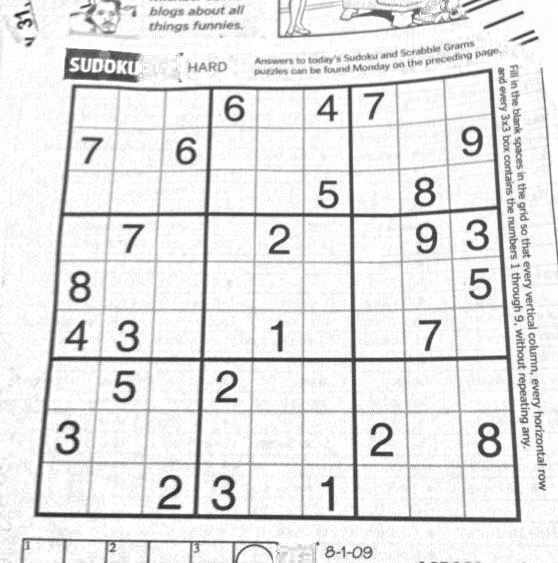
#> input picture code/images/sudoku.png, 558 x 563 px
$ python harries.py   (older library calls are emulated)
#> lines starting #> are read from the running program, lines starting #| are printed output that depends on the picture; after the words box and inside, x2 and y2 are one past the last pixel; in counts of white or black regions, pixels touching at a corner belong together
import cv2
import numpy as np


def harris_corner_detection(image_path, save_path):
    """
    手动实现Harris角点检测算法
    """
#> called with image_path = 'images/sudoku.png', save_path = 'results/sudoku_keypoints.png'
    # 导入图像
    img = cv2.imread(image_path)
#> img is the input picture: shape (563, 558, 3); min 27, max 255, mean 229.5
    # print(img.shape) # (563, 558, 3)三通道
    # 由于Harris角点检测算法只能处理灰度图像，因此需要将图像转换为灰度图像
    gray = cv2.cvtColor(img, cv2.COLOR_BGR2GRAY)
    # print(gray.shape) # (563, 558)

    # 计算梯度
    # 使用Sobel算子计算图像的梯度，得到图像在x和y方向上的梯度
    dx = cv2.Sobel(gray, cv2.CV_64F, 1, 0, ksize=3)
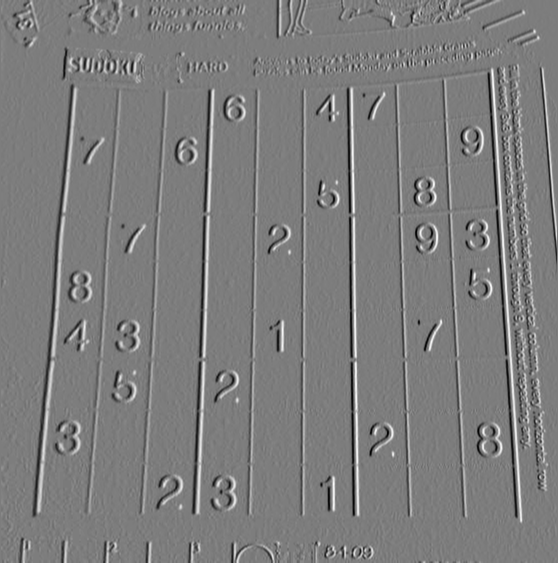
#> dx: shape (563, 558) float64; min -689, max 715, mean 0; drawn with min black and max white
    dy = cv2.Sobel(gray, cv2.CV_64F, 0, 1, ksize=3)
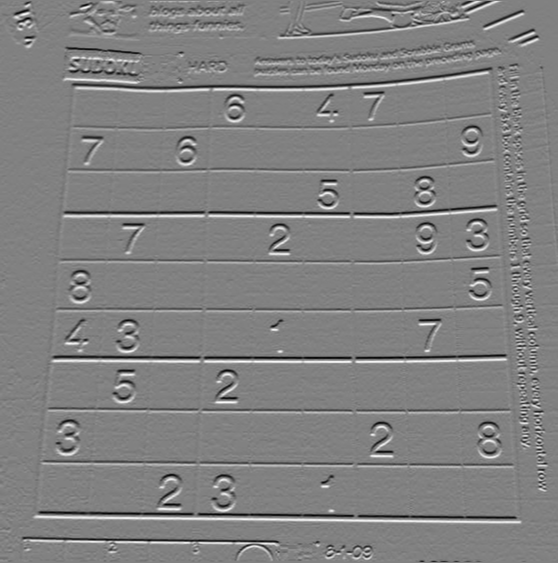
#> dy: shape (563, 558) float64; min -730, max 711, mean 0.1; drawn with min black and max white
    # print(dx.shape) # (563, 558)

    # 计算自相关矩阵 M
    Ixx = dx**2
    Ixy = dy*dx
    Iyy = dy**2
    k = 0.04
    # 使用高斯滤波器对自相关矩阵进行平滑处理
    M = cv2.GaussianBlur(Ixx, (5, 5), 0) * cv2.GaussianBlur(Iyy, (5, 5), 0) - cv2.GaussianBlur(Ixy, (5, 5), 0)**2
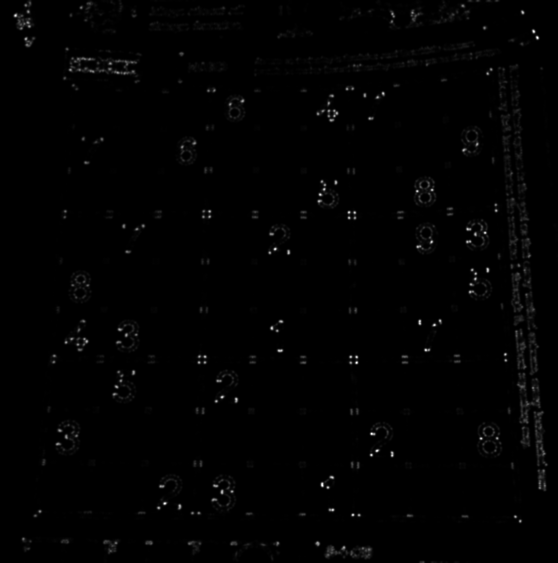
#> M: shape (563, 558) float64; min 0, max 1.17e+10, mean 102907503.1; drawn with min black and max white

    # 计算角点响应函数 R
    R = M - k * (Ixx + Iyy)**2
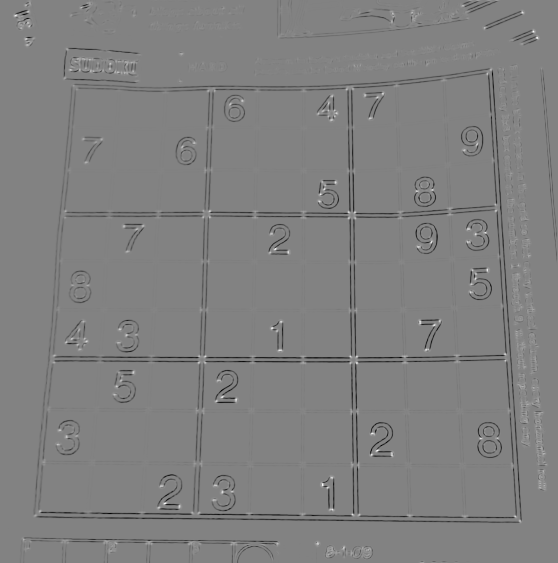
#> R: shape (563, 558) float64; min -1.12e+10, max 1.08e+10, mean -163106399.5; drawn with min black and max white

    # 非极大值抑制
    R_max = np.max(R)
#> R_max = 1.08e+10
    threshold = 0.05 * R_max # 设定阈值为最大响应值的2%
#> threshold = 538998739.6
    corner_img = img.copy()
    for i in range(img.shape[0]):
        for j in range(img.shape[1]):
            if R[i, j] > threshold:
                # 画出角点，参数分别为图像，圆心坐标，半径，颜色，线宽
                cv2.circle(corner_img, (j, i), 1, (255,0,255), -1)
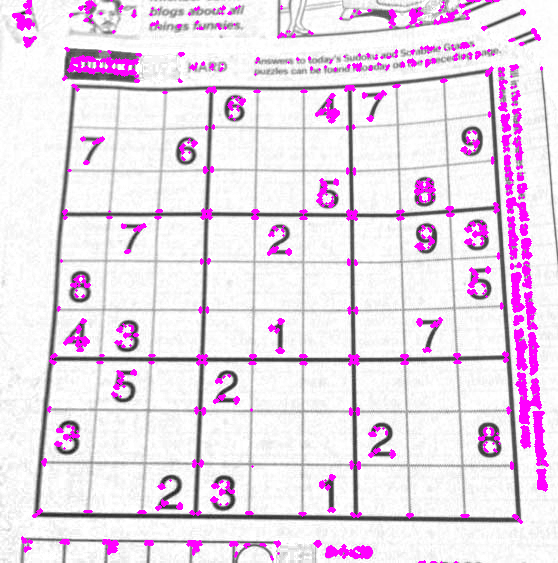
#> corner_img: shape (563, 558, 3); 5.57% of pixels changed, all inside (x1, y1, x2, y2) = (12, 0, 549, 563)

    # 保存结果
    if save_path:
        cv2.imwrite(save_path, corner_img)

    # 返回角点坐标 N*2
    return np.argwhere(R > threshold)


def harris_corner_detection_cv2Method(image_path, save_path):
    """
    使用cv2.cornerHarris()方法计算角点响应,对比自己实现的Harris角点检测算法效果
    """
#> called with image_path = 'images/sudoku.png', save_path = 'results/sudoku_keypoints_cv2Method.png'
    # 导入图像
    img = cv2.imread(image_path)
    gray = cv2.cvtColor(img, cv2.COLOR_BGR2GRAY)

    # 使用cv2.cornerHarris()方法计算角点响应
    dst = cv2.cornerHarris(gray, 2, 3, 0.04)
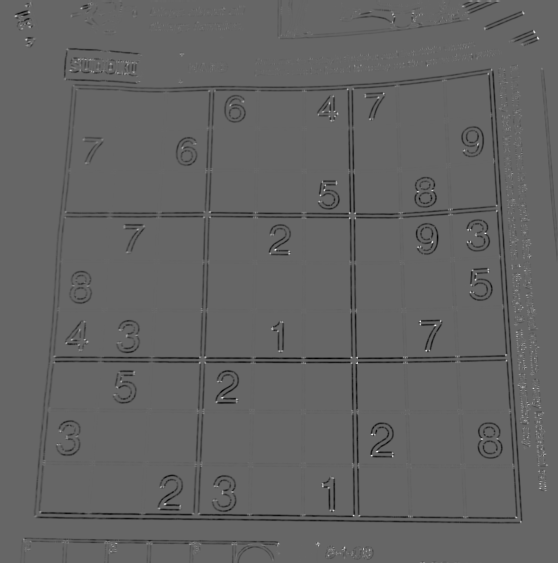
#> dst: shape (563, 558) float32; min -0.00602, max 0.00895, mean -0.000145; drawn with min black and max white

    # 膨胀角点响应结果以便更好的显示
    #dst = cv2.dilate(dst, None)

    # 设定阈值，筛选出角点
    img[dst > 0.05 * dst.max()] = [255, 0, 255]
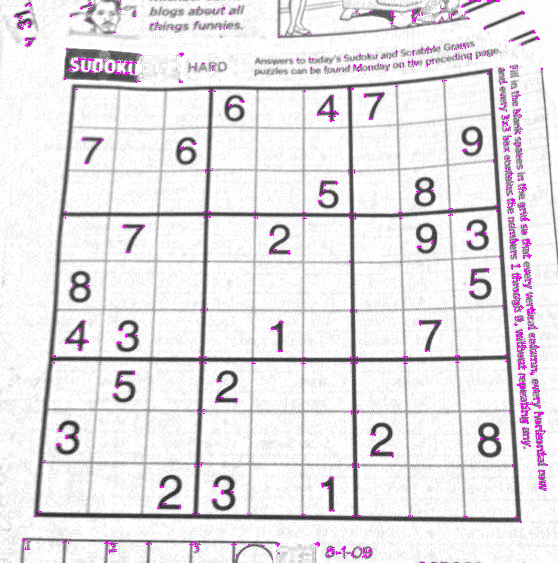
#> img: shape (563, 558, 3); 1.11% of pixels changed, all inside (x1, y1, x2, y2) = (14, 0, 548, 563)

    # 保存结果
    if save_path:
        cv2.imwrite(save_path, img)

    # 返回角点坐标 N*2
    return np.argwhere(dst > 0.01 * dst.max())


if __name__ == '__main__':
    # 运行角点检测
    harris_corner_detection('images/sudoku.png', 'results/sudoku_keypoints.png')
    harris_corner_detection_cv2Method('images/sudoku.png', 'results/sudoku_keypoints_cv2Method.png')

    # [5 lines of commented-out code are left out]
